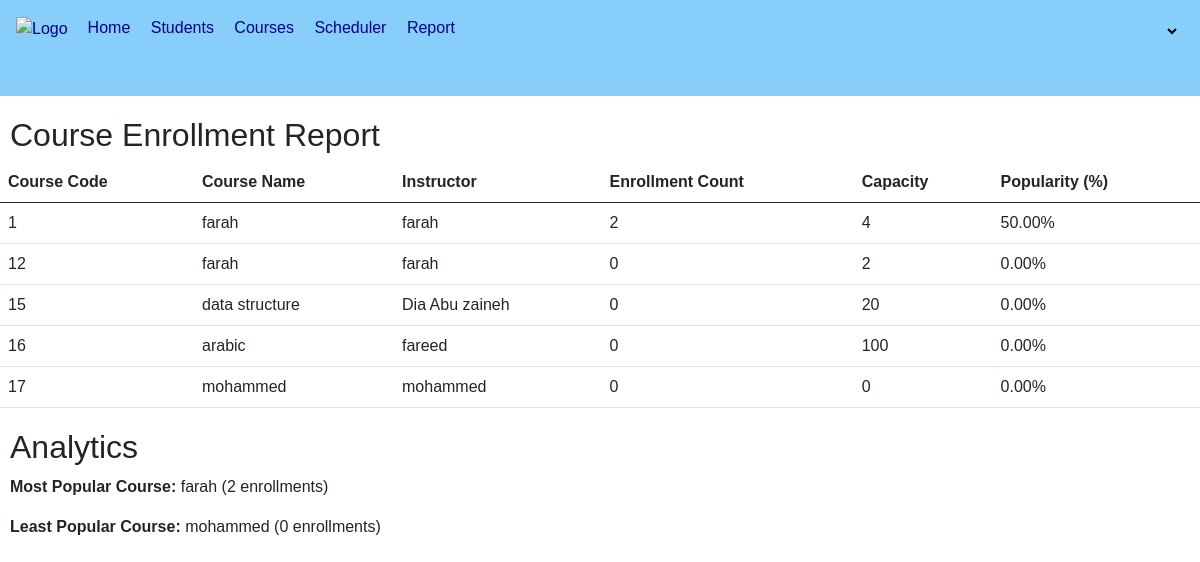
/course_report/ (signed in), run on an earlier commit of the app's database.
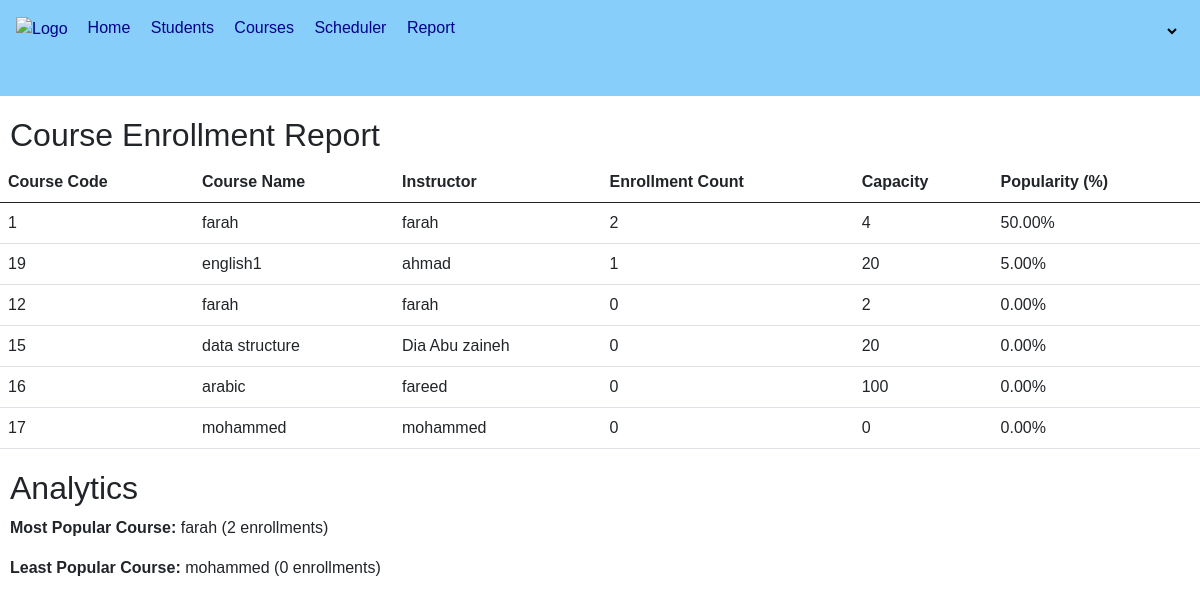
And on a later commit of the database.
### courses/models.py (models this page shows, shortened)
class Course(models.Model):
    code = models.CharField(max_length=90, unique=True, primary_key=True)
    name = models.CharField(max_length=100, null=True)
    description = models.TextField(null=True)
    instructor = models.CharField(max_length=100, null=True)
    scheduled = models.ForeignKey(CourseSchedule, on_delete=models.PROTECT, related_name='courses')
    prerequisites = models.ManyToManyField('self', blank=True, symmetrical=False)
    capacity = models.IntegerField(null=True)
    students = models.ManyToManyField(Student, related_name='courses')
    class Meta:
        indexes = [
            models.Index(fields=['code']),
        ]

### courses/views.py (the view)
# urls.py: path('course_report/', views.course_report, name="course_report"),
@login_required
def course_report(request):
    if not request.user.is_superuser:
        raise PermissionDenied
    courses = Course.objects.all()
    report_data = []
    for course in courses:
        enrollment_count = StudentRegistration.objects.filter(course=course).count()
        popularity = (enrollment_count / course.capacity) * 100 if course.capacity > 0 else 0
        report_data.append({
            'course': course,
            'enrollment_count': enrollment_count,
            'popularity': popularity
        })
    report_data.sort(key=lambda x: x['enrollment_count'], reverse=True)
    most_popular_course = report_data[0] if report_data else None
    least_popular_course = report_data[-1] if report_data else None
    context = {
        'report_data': report_data,
        'most_popular_course': most_popular_course,
        'least_popular_course': least_popular_course
    }
    return render(request, 'courses/Admin/course_report.html', context)

### courses/templates/courses/Admin/course_report.html (shortened to what this page needs)
{% extends "courses/Admin/mainadmin.html" %}
{% load static %}
{% block content %}
<h2 style="margin-top: 20px; margin-left: 10px;">Course Enrollment Report</h2>
<table class="table">
    <thead>
        <tr>
            <th>Course Code</th>
            <th>Course Name</th>
            <th>Instructor</th>
            <th>Enrollment Count</th>
            <th>Capacity</th>
            <th>Popularity (%)</th>
        </tr>
    </thead>
    <tbody>
        {% for data in report_data %}
        <tr>
            <td>{{ data.course.code }}</td>
            <td>{{ data.course.name }}</td>
            <td>{{ data.course.instructor }}</td>
            <td>{{ data.enrollment_count }}</td>
            <td>{{ data.course.capacity }}</td>
            <td>{{ data.popularity|floatformat:2 }}%</td>
        </tr>
        {% endfor %}
    </tbody>
</table>
<h2 style="margin-top: 20px; margin-left: 10px;">Analytics</h2>
{% if most_popular_course %}
    <p style="margin-left: 10px;"><strong>Most Popular Course:</strong> {{ most_popular_course.course.name }} ({{ most_popular_course.enrollment_count }} enrollments)</p>
{% endif %}
{% if least_popular_course %}
    <p style="margin-left: 10px;"><strong>Least Popular Course:</strong> {{ least_popular_course.course.name }} ({{ least_popular_course.enrollment_count }} enrollments)</p>
{% endif %}
{% endblock %}

What changed in the data, as far as the page shows it:
added Course: course.code "19", course.name "english1", course.instructor "ahmad", enrollment_count "1", course.capacity "20", popularity "5.00"
